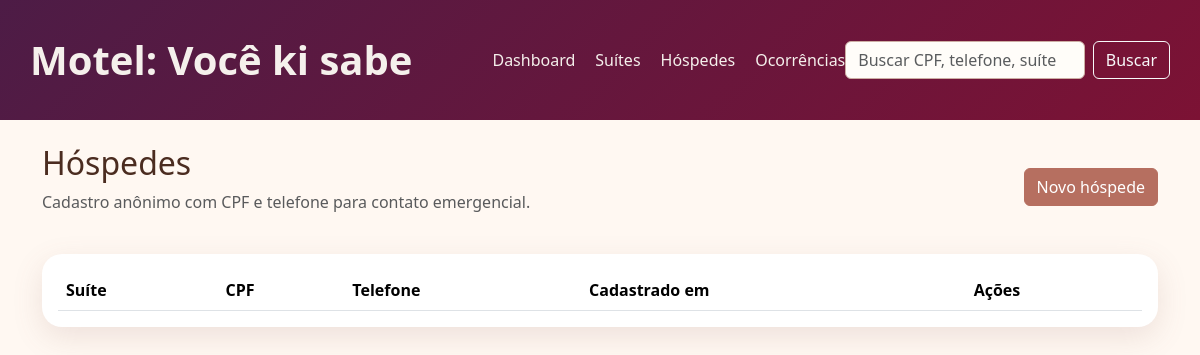
Page /index.php?page=hospedes on the earlier database version.
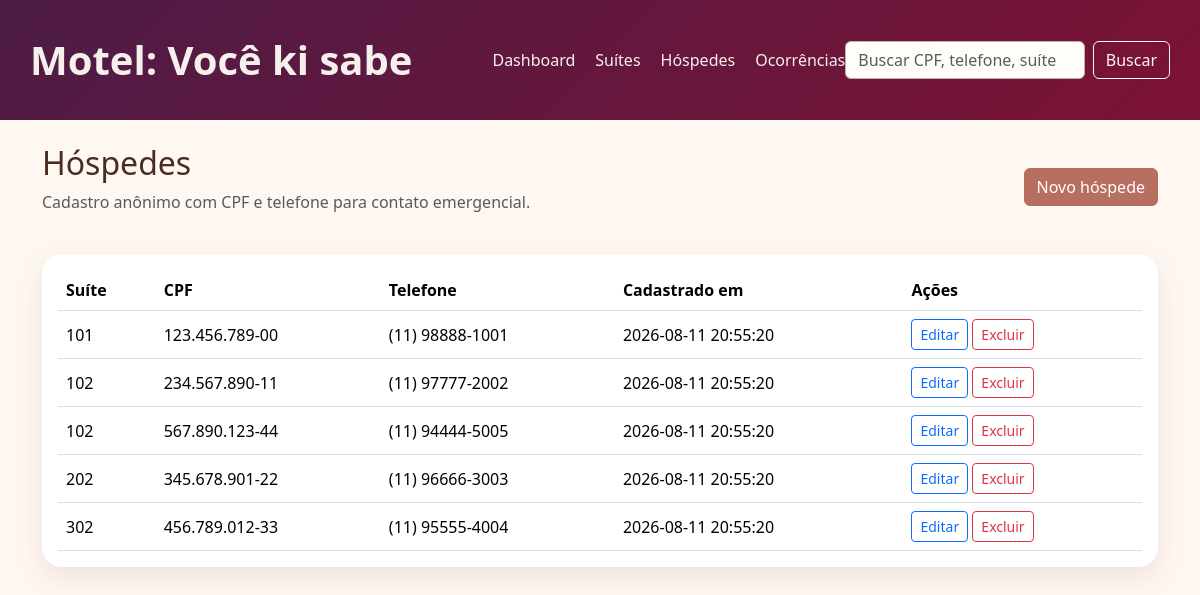
Same page on the later database version.
### tables this page shows
CREATE TABLE IF NOT EXISTS moradores (
    id INT AUTO_INCREMENT PRIMARY KEY,
    apartamento_id INT NOT NULL,
    cpf VARCHAR(14) NOT NULL,
    telefone VARCHAR(20) NOT NULL,
    created_at TIMESTAMP DEFAULT CURRENT_TIMESTAMP,
    CONSTRAINT fk_morador_apartamento
        FOREIGN KEY (apartamento_id)
        REFERENCES apartamentos(id)
        ON DELETE RESTRICT
        ON UPDATE CASCADE
);

CREATE TABLE IF NOT EXISTS apartamentos (
    id INT AUTO_INCREMENT PRIMARY KEY,
    numero VARCHAR(10) NOT NULL,
    bloco_andar VARCHAR(30) NOT NULL,
    categoria VARCHAR(50) DEFAULT 'Suíte Romântica',
    limite_hospedes INT NOT NULL DEFAULT 2,
    status ENUM('Disponivel', 'Ocupado') DEFAULT 'Disponivel',
    created_at TIMESTAMP DEFAULT CURRENT_TIMESTAMP
);

### controllers/HospedeController.php (called while the page is built, shortened)
<?php
require_once __DIR__ . '/../models/Hospede.php';
class HospedeController
{
    private Hospede $model;
    public function __construct()
    {
        $this->model = new Hospede();
    }
    public function index(): void
    {
        $hospedes = $this->model->all();
        require __DIR__ . '/../views/hospedes/index.php';
    }
}

### index.php (called while the page is built, shortened)
<?php
require_once __DIR__ . '/config/database.php';
require_once __DIR__ . '/models/Hospede.php';
require_once __DIR__ . '/controllers/HospedeController.php';
require_once __DIR__ . '/controllers/BuscaController.php';
$page = $_GET['page'] ?? 'dashboard';
$action = $_GET['action'] ?? 'index';
switch ($page) {
    case 'hospedes':
        $controller = new HospedeController();
        break;
}
$method = $action;
$controller->{$method}();

### config/database.php (called while the page is built)
<?php
class Database
{
    private static ?PDO $connection = null;
    public static function connect(): PDO
    {
        if (self::$connection === null) {
            $host = '127.0.0.1';
            $db = 'db_suite_romantica';
            $user = 'root';
            $pass = '';
            $charset = 'utf8mb4';
            $dsn = "mysql:host={$host};dbname={$db};charset={$charset}";
            $options = [
                PDO::ATTR_ERRMODE => PDO::ERRMODE_EXCEPTION,
                PDO::ATTR_DEFAULT_FETCH_MODE => PDO::FETCH_ASSOC,
                PDO::ATTR_EMULATE_PREPARES => false,
            ];
            self::$connection = new PDO($dsn, $user, $pass, $options);
        }
        return self::$connection;
    }
}

### models/BaseModel.php (called while the page is built, shortened)
<?php
require_once __DIR__ . '/../config/database.php';
class BaseModel
{
    public function __construct()
    {
        $this->db = Database::connect();
    }
}

### models/Hospede.php (called while the page is built, shortened)
<?php
require_once __DIR__ . '/BaseModel.php';
class Hospede extends BaseModel
{
    public function all(): array
    {
        $stmt = $this->db->query('SELECT m.*, a.numero AS apartamento_numero FROM moradores m JOIN apartamentos a ON m.apartamento_id = a.id ORDER BY a.numero, m.id');
        return $stmt->fetchAll();
    }
}

### views/hospedes/index.php (the view)
<?php require __DIR__ . '/../layout/header.php'; ?>
<div class="d-flex justify-content-between align-items-center mb-4">
    <div>
        <h2>Hóspedes</h2>
        <p class="text-muted">Cadastro anônimo com CPF e telefone para contato emergencial.</p>
    </div>
    <a href="index.php?page=hospedes&action=create" class="btn btn-primary">Novo hóspede</a>
</div>
<div class="card p-3">
    <div class="table-responsive">
        <table class="table table-hover align-middle mb-0">
            <thead>
                <tr>
                    <th>Suíte</th>
                    <th>CPF</th>
                    <th>Telefone</th>
                    <th>Cadastrado em</th>
                    <th>Ações</th>
                </tr>
            </thead>
            <tbody>
                <?php foreach ($hospedes as $hospede): ?>
                    <tr>
                        <td><?php echo htmlspecialchars($hospede['apartamento_numero']); ?></td>
                        <td><?php echo htmlspecialchars($hospede['cpf']); ?></td>
                        <td><?php echo htmlspecialchars($hospede['telefone']); ?></td>
                        <td><?php echo htmlspecialchars($hospede['created_at']); ?></td>
                        <td>
                            <a href="index.php?page=hospedes&action=edit&id=<?php echo $hospede['id']; ?>" class="btn btn-sm btn-outline-primary">Editar</a>
                            <a href="index.php?page=hospedes&action=delete&id=<?php echo $hospede['id']; ?>" class="btn btn-sm btn-outline-danger" onclick="return confirm('Deseja excluir este hóspede?');">Excluir</a>
                        </td>
                    </tr>
                <?php endforeach; ?>
            </tbody>
        </table>
    </div>
</div>
<?php require __DIR__ . '/../layout/footer.php'; ?>

Differences in the rows shown:
added moradores: apartamento.numero "101", cpf "123.456.789-00", telefone "(11) 98888-1001", created_at "2026-08-11 20:55:20"
added moradores: apartamento.numero "102", cpf "234.567.890-11", telefone "(11) 97777-2002", created_at "2026-08-11 20:55:20"
added moradores: apartamento.numero "102", cpf "567.890.123-44", telefone "(11) 94444-5005", created_at "2026-08-11 20:55:20"
added moradores: apartamento.numero "202", cpf "345.678.901-22", telefone "(11) 96666-3003", created_at "2026-08-11 20:55:20"
added moradores: apartamento.numero "302", cpf "456.789.012-33", telefone "(11) 95555-4004", created_at "2026-08-11 20:55:20"
